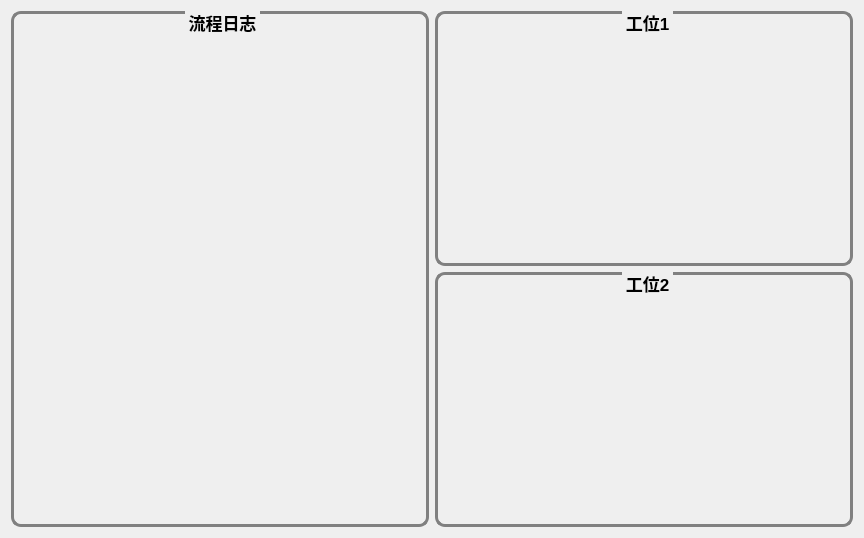
<?xml version="1.0" encoding="UTF-8"?>
<ui version="4.0">
 <class>WidgetLogAll</class>
 <widget class="QWidget" name="WidgetLogAll">
  <property name="geometry">
   <rect>
    <x>0</x>
    <y>0</y>
    <width>864</width>
    <height>538</height>
   </rect>
  </property>
  <property name="windowTitle">
   <string>Form</string>
  </property>
  <property name="styleSheet">
   <string notr="true">QGroupBox
{
	border: 3px solid gray;
	border-radius:10px;
	margin-top:5ex;
	font-family:楷体;
	font:bold 17px;
 
} 
QGroupBox::title
{
	subcontrol-origin:margin;
	subcontrol-position:top center;
	padding:1px;
}
QGroupBox::enabled{
	border: 3px solid gray;
}
QGroupBox::!enabled{
	border: 1px solid gray;
}

</string>
  </property>
  <layout class="QGridLayout" name="gridLayout">
   <item row="0" column="1">
    <layout class="QVBoxLayout" name="verticalLayout">
     <item>
      <widget class="QGroupBox" name="groupBox_work1">
       <property name="minimumSize">
        <size>
         <width>0</width>
         <height>0</height>
        </size>
       </property>
       <property name="maximumSize">
        <size>
         <width>16777215</width>
         <height>16777215</height>
        </size>
       </property>
       <property name="styleSheet">
        <string notr="true"/>
       </property>
       <property name="title">
        <string>工位1</string>
       </property>
       <layout class="QGridLayout" name="gridLayout_15" rowstretch="0,0">
        <property name="leftMargin">
         <number>0</number>
        </property>
        <property name="topMargin">
         <number>0</number>
        </property>
        <property name="rightMargin">
         <number>0</number>
        </property>
        <property name="bottomMargin">
         <number>0</number>
        </property>
        <property name="spacing">
         <number>0</number>
        </property>
        <item row="0" column="0" rowspan="2">
         <widget class="WidgetLog" name="widget_work1" native="true"/>
        </item>
       </layout>
      </widget>
     </item>
     <item>
      <widget class="QGroupBox" name="groupBox_work2">
       <property name="minimumSize">
        <size>
         <width>0</width>
         <height>0</height>
        </size>
       </property>
       <property name="maximumSize">
        <size>
         <width>16777215</width>
         <height>16777215</height>
        </size>
       </property>
       <property name="styleSheet">
        <string notr="true"/>
       </property>
       <property name="title">
        <string>工位2</string>
       </property>
       <layout class="QGridLayout" name="gridLayout_17" rowstretch="0,0">
        <property name="leftMargin">
         <number>0</number>
        </property>
        <property name="topMargin">
         <number>0</number>
        </property>
        <property name="rightMargin">
         <number>0</number>
        </property>
        <property name="bottomMargin">
         <number>0</number>
        </property>
        <property name="spacing">
         <number>0</number>
        </property>
        <item row="0" column="0" rowspan="2">
         <widget class="WidgetLog" name="widget_work2" native="true"/>
        </item>
       </layout>
      </widget>
     </item>
    </layout>
   </item>
   <item row="0" column="0">
    <widget class="QGroupBox" name="groupBox_process">
     <property name="minimumSize">
      <size>
       <width>0</width>
       <height>0</height>
      </size>
     </property>
     <property name="maximumSize">
      <size>
       <width>16777215</width>
       <height>16777215</height>
      </size>
     </property>
     <property name="styleSheet">
      <string notr="true"/>
     </property>
     <property name="title">
      <string>流程日志</string>
     </property>
     <layout class="QGridLayout" name="gridLayout_14" rowstretch="0,0">
      <property name="leftMargin">
       <number>0</number>
      </property>
      <property name="topMargin">
       <number>0</number>
      </property>
      <property name="rightMargin">
       <number>0</number>
      </property>
      <property name="bottomMargin">
       <number>0</number>
      </property>
      <property name="spacing">
       <number>0</number>
      </property>
      <item row="0" column="0" rowspan="2">
       <widget class="WidgetLog" name="widget_Process" native="true"/>
      </item>
     </layout>
    </widget>
   </item>
  </layout>
 </widget>
 <customwidgets>
  <customwidget>
   <class>WidgetLog</class>
   <extends>QWidget</extends>
   <header>../Common/WidgetLog.h</header>
   <container>1</container>
  </customwidget>
 </customwidgets>
 <resources/>
 <connections/>
</ui>
